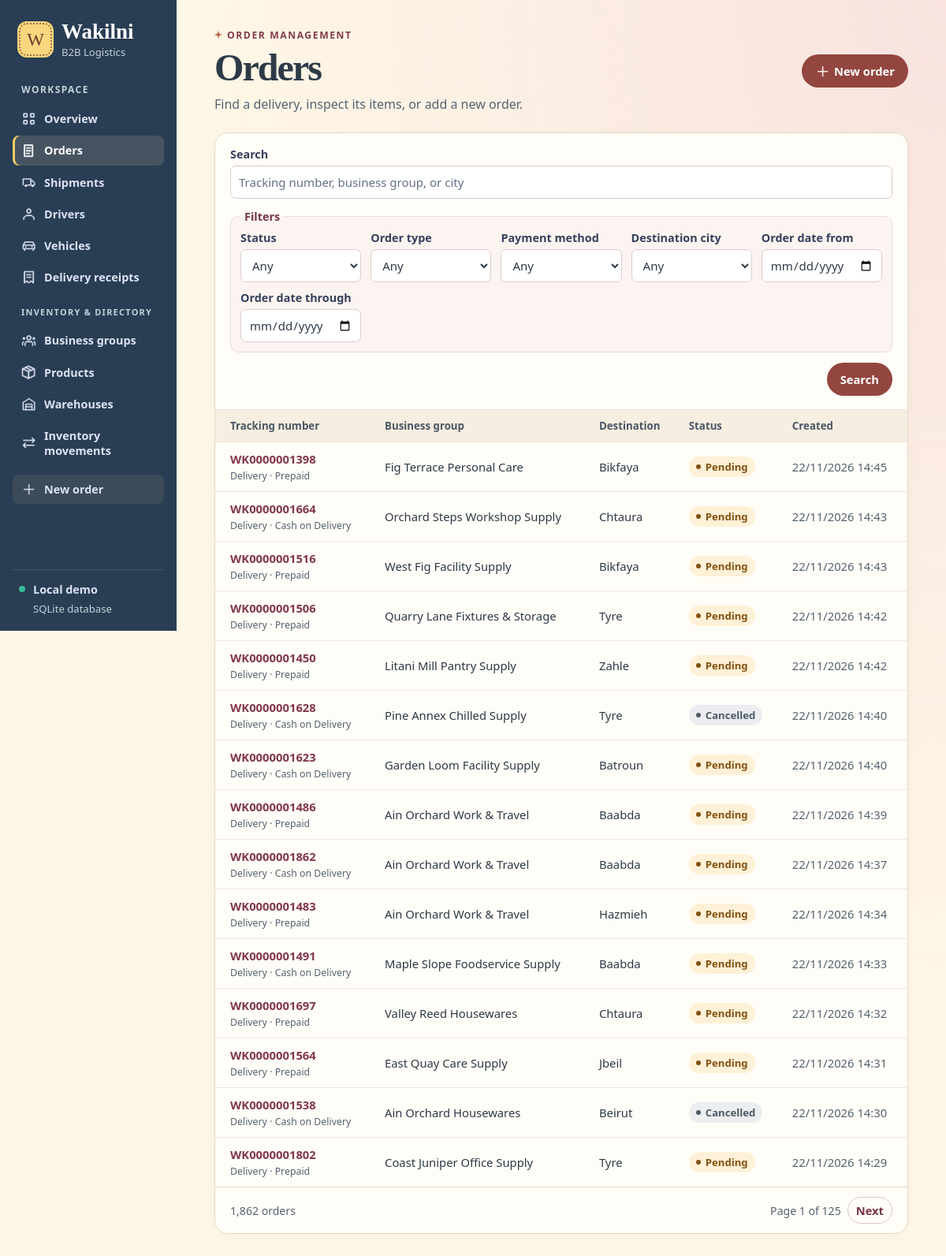
The page /orders on the database its author committed.
### tables this page shows
CREATE TABLE "Order" (
    "orderID" TEXT NOT NULL CHECK (length(orderID) BETWEEN 1 AND 8 AND orderID GLOB 'OR[0-9][0-9][0-9][0-9][0-9][0-9]' AND length(orderID) = 8),
    "orderDescription" TEXT CHECK (length(orderDescription) BETWEEN 1 AND 255),
    "orderCreationSite" TEXT NOT NULL CHECK (orderCreationSite IN ('Website', 'Mobile App', 'Dashboard', 'API')),
    "orderTrackingNumber" TEXT NOT NULL CHECK (length(orderTrackingNumber) BETWEEN 1 AND 12 AND orderTrackingNumber GLOB 'WK[0-9][0-9][0-9][0-9][0-9][0-9][0-9][0-9][0-9][0-9]' AND length(orderTrackingNumber) = 12),
    "orderDateAndTime" TEXT NOT NULL CHECK (strftime('%d/%m/%Y %H:%M', substr(orderDateAndTime, 7, 4) || '-' || substr(orderDateAndTime, 4, 2) || '-' || substr(orderDateAndTime, 1, 2) || substr(orderDateAndTime, 11), '+0 minutes') IS orderDateAndTime),
    "requestedDeliveryDateAndTime" TEXT CHECK (strftime('%d/%m/%Y %H:%M', substr(requestedDeliveryDateAndTime, 7, 4) || '-' || substr(requestedDeliveryDateAndTime, 4, 2) || '-' || substr(requestedDeliveryDateAndTime, 1, 2) || substr(requestedDeliveryDateAndTime, 11), '+0 minutes') IS requestedDeliveryDateAndTime),
    "length" REAL CHECK (length BETWEEN 0.01 AND 9999.99 AND length = round(length, 2)) CHECK (typeof(length) IN ('integer', 'real', 'null')),
    "width" REAL CHECK (width BETWEEN 0.01 AND 9999.99 AND width = round(width, 2)) CHECK (typeof(width) IN ('integer', 'real', 'null')),
    "height" REAL CHECK (height BETWEEN 0.01 AND 9999.99 AND height = round(height, 2)) CHECK (typeof(height) IN ('integer', 'real', 'null')),
    "deliveryFee" REAL NOT NULL CHECK (deliveryFee BETWEEN 0 AND 999.99 AND deliveryFee = round(deliveryFee, 2)) CHECK (typeof(deliveryFee) IN ('integer', 'real', 'null')),
    "status" TEXT NOT NULL CHECK (status IN ('Pending', 'Picked Up', 'In Transit', 'Delivered', 'Returned', 'Cancelled')),
    "orderPaymentMethod" TEXT NOT NULL CHECK (orderPaymentMethod IN ('Cash on Delivery', 'Card', 'Prepaid')),
    "orderType" TEXT NOT NULL CHECK (orderType IN ('Delivery', 'Return', 'Exchange')),
    "businesslocationID" TEXT NOT NULL CHECK (length(businesslocationID) BETWEEN 1 AND 7 AND businesslocationID GLOB 'BL[0-9][0-9][0-9][0-9][0-9]' AND length(businesslocationID) = 7),
    PRIMARY KEY (orderID),
    FOREIGN KEY (businesslocationID) REFERENCES "Business Location" (businesslocationID),
    UNIQUE (orderTrackingNumber),
    CHECK ((substr(requestedDeliveryDateAndTime, 7, 4) || '-' || substr(requestedDeliveryDateAndTime, 4, 2) || '-' || substr(requestedDeliveryDateAndTime, 1, 2) || substr(requestedDeliveryDateAndTime, 11)) >= (substr(orderDateAndTime, 7, 4) || '-' || substr(orderDateAndTime, 4, 2) || '-' || substr(orderDateAndTime, 1, 2) || substr(orderDateAndTime, 11))),
    CHECK ((length IS NULL) = (width IS NULL) AND (width IS NULL) = (height IS NULL))
);

CREATE TABLE "Business Group" (
    "businessgroupID" TEXT NOT NULL CHECK (length(businessgroupID) BETWEEN 1 AND 6 AND businessgroupID GLOB 'BG[0-9][0-9][0-9][0-9]' AND length(businessgroupID) = 6),
    "businessgroupName" TEXT NOT NULL CHECK (length(businessgroupName) BETWEEN 1 AND 50),
    "businessgroupWebsite" TEXT CHECK (length(businessgroupWebsite) BETWEEN 1 AND 100),
    "payoutFrequency" TEXT NOT NULL CHECK (payoutFrequency IN ('Daily', 'Weekly', 'Bi-Weekly', 'Monthly')),
    "operationalStatusWithWakilni" TEXT NOT NULL CHECK (operationalStatusWithWakilni IN ('Active', 'Inactive', 'Suspended')),
    PRIMARY KEY (businessgroupID),
    UNIQUE (businessgroupWebsite)
);

CREATE TABLE "PostalCode" (
    "addressPostalCode" TEXT NOT NULL CHECK (length(addressPostalCode) BETWEEN 1 AND 9 AND addressPostalCode GLOB '[0-9][0-9][0-9][0-9] [0-9][0-9][0-9][0-9]' AND length(addressPostalCode) = 9),
    "addressCity" TEXT NOT NULL CHECK (length(addressCity) BETWEEN 1 AND 30),
    PRIMARY KEY (addressPostalCode),
    FOREIGN KEY (addressCity) REFERENCES City (addressCity)
);

### app.py (the view)
@app.get("/orders")
def orders():
    context = list_page(
        ORDERS_FIELDS, ORDERS_FROM,
        ("o.orderTrackingNumber", "o.orderID", "b.businessgroupName", "p.addressCity"),
        f"{date_key('o.orderDateAndTime')} DESC, o.orderID DESC",
        (
            ("status", "Status", "o.status = ?", ORDER_STATES),
            ("order_type", "Order type", "o.orderType = ?", ORDER_TYPES),
            ("payment", "Payment method", "o.orderPaymentMethod = ?", PAYMENT_METHODS),
            ("city", "Destination city", "p.addressCity = ?",
             lookup_choices("SELECT addressCity, addressCity FROM City ORDER BY addressCity")),
            *date_filters("o.orderDateAndTime", "Order date"),
        ),
    )
    return render_template("orders.html", **context)

### app.py (called while the page is built, shortened)
@app.before_request
def protect_online_demo():
    password = app.config["DEMO_PASSWORD"]
    if app.config["RENDER_HOSTED"] and len(password) < 12:
        return Response("Set a demo password of at least 12 characters before opening the online site.\n", 503)
    if not password or request.endpoint == "health":
        return None

def db():
    if "db" not in g:
        path = Path(app.config["DATABASE"]).resolve()
        g.db = sqlite3.connect(path.as_uri() + "?mode=rw", uri=True, timeout=5)
        g.db.row_factory = sqlite3.Row
        g.db.execute("PRAGMA foreign_keys = ON")
    return g.db

@app.template_filter("number")
def number(value):
    return f"{value:,}"

def date_key(column):
    return f"substr({column}, 7, 4) || substr({column}, 4, 2) || substr({column}, 1, 2) || substr({column}, 11)"

def date_filters(column, caption):
    day = f"substr(({date_key(column)}), 1, 8)"
    return (
        ("from_date", f"{caption} from", f"{day} >= ?", None),
        ("to_date", f"{caption} through", f"{day} <= ?", None),
    )

def lookup_choices(sql):
    return [tuple(row) for row in db().execute(sql)]

### templates/orders.html (shortened to what this page needs)
{% extends "base.html" %}
{% from "components.html" import filters, order_table, pagination %}
{% block content %}
<header class="page-head">
  <div><p class="eyebrow">ORDER MANAGEMENT</p><h1>Orders</h1><p class="subtitle">Find a delivery, inspect its items, or add a new order.</p></div>
  <a class="button primary" href="{{ url_for('order_new') }}"><span class="icon icon-plus" aria-hidden="true"></span> New order</a>
</header>
<section class="panel">
  {{ filters('orders', 'Tracking number, business group, or city', q, filter_controls, clear_args, has_filters) }}
  {% if rows %}{{ order_table(rows, true) }}{% else %}<p class="empty">No orders match your search.</p>{% endif %}
  {{ pagination('orders', page, pages, total, 'order', page_args) }}
</section>
{% endblock %}

### templates/components.html (shortened to what this page needs)
{% macro badge(value) %}<span class="badge state-{{ value|lower|replace(' ', '-') }}">{{ value }}</span>{% endmacro %}
{% macro order_table(rows, show_order_details=false) %}
  <div class="table-wrap">
    <table>
      <thead><tr><th scope="col">Tracking number</th><th scope="col">Business group</th><th scope="col">Destination</th><th scope="col">Status</th><th scope="col">Created</th></tr></thead>
      <tbody>
        {% for row in rows %}
        <tr>
          <td><a class="record" href="{{ url_for('order_detail', order_id=row.orderID) }}">{{ row.orderTrackingNumber }}</a>{% if show_order_details %}<small class="cell-secondary">{{ row.orderType }} · {{ row.orderPaymentMethod }}</small>{% endif %}</td>
          <td>{{ row.businessgroupName }}</td><td>{{ row.addressCity or '—' }}</td>
          <td>{{ badge(row.status) }}</td><td class="date">{{ row.orderDateAndTime }}</td>
        </tr>
        {% endfor %}
      </tbody>
    </table>
  </div>
{% endmacro %}
{% macro filters(endpoint, placeholder, q, controls, clear_args, has_filters) %}
<form class="directory-filters" method="get" action="{{ url_for(endpoint) }}">
  <div><label for="directory-query">Search</label><input id="directory-query" type="search" name="q" value="{{ q }}" maxlength="100" placeholder="{{ placeholder }}"></div>
  <fieldset class="filter-controls">
    <legend>Filters</legend>
    <div class="filter-grid">
    {% for control in controls %}
      <div>
        <label for="filter-{{ control.name }}">{{ control.label }}</label>
        {% if control.options is none %}
        <input id="filter-{{ control.name }}" type="date" name="{{ control.name }}" value="{{ control.value }}">
        {% else %}
        <select id="filter-{{ control.name }}" name="{{ control.name }}">
          <option value="">Any</option>
        </select>
        {% endif %}
      </div>
    {% endfor %}
    </div>
  </fieldset>
  <div class="filter-actions">
    <button class="button primary" type="submit">Search</button>
  </div>
</form>
{% endmacro %}
{% macro pagination(endpoint, page, pages, total, noun, page_args) %}
  <div class="list-footer">
    <span>{{ total|number }} {{ noun }}{% if total != 1 %}s{% endif %}</span>
    {% if pages > 1 %}
    <nav aria-label="Results pages" class="pages">
      <span>Page {{ page }} of {{ pages }}</span>
      {% if page < pages %}<a class="button secondary small" href="{{ url_for(endpoint, page=page+1, **page_args) }}">Next</a>{% endif %}
    </nav>
    {% endif %}
  </div>
{% endmacro %}

### static/style.css (style rules this page uses)
:root { font-family: "Segoe UI", system-ui, sans-serif; color: #2d3a47; background: #fff7e6; --navy: #293e54; --indigo: #93463f; --muted: #546371; --line: #e6d8c5; --surface: #fffdf7; --display: "Playfair Display", Georgia, serif; --script: "Pacifico", "Segoe Print", cursive; font-synthesis: none; }
* { box-sizing: border-box; }
body { margin: 0; min-height: 100vh; display: grid; grid-template-columns: 224px minmax(0, 1fr); background: radial-gradient(ellipse at 100% 0, #f8e3df, transparent 56%), #fff7e6; }
a { color: inherit; }
.page-head { display: flex; justify-content: space-between; gap: 18px; align-items: center; margin-bottom: 24px; }
.eyebrow { font-size: .76rem; font-weight: 750; letter-spacing: .13em; color: #823c4c; margin: 0 0 8px; }
.page-head:not(.hero) .eyebrow::before { content: ""; display: inline-block; width: 10px; height: 10px; margin-right: 6px; background: #ba684a; clip-path: polygon(50% 0, 62% 36%, 100% 50%, 62% 63%, 50% 100%, 37% 63%, 0 50%, 37% 36%); }
h1, h2, p { margin-top: 0; }
h1 { margin-bottom: 9px; font-family: var(--display); font-weight: 680; font-size: clamp(2.18rem, 4vw, 3.2rem); font-variant-numeric: lining-nums; letter-spacing: -.04em; line-height: 1.06; overflow-wrap: anywhere; }
.subtitle, .panel-head p { color: var(--muted); margin: 0; line-height: 1.45; }
.button { min-height: 42px; display: inline-flex; align-items: center; justify-content: center; gap: 5px; padding: 9px 16px; border: 1px solid transparent; border-radius: 999px; text-decoration: none; font: inherit; font-size: .92rem; font-weight: 700; cursor: pointer; white-space: nowrap; }
.primary { background: var(--indigo); color: white; }
.secondary { background: #fffdfa; border-color: #dec6cb; color: #783648; }
.small { min-height: 34px; padding: 5px 10px; }
.metric, .panel { background: var(--surface); border: 1px solid var(--line); border-radius: 17px; box-shadow: 0 4px 14px #623b3609; min-width: 0; }
.text-link, .record, .back { color: #82384a; font-weight: 700; text-underline-offset: 3px; }
.record { text-decoration: none; white-space: nowrap; }
.table-wrap { max-width: 100%; overflow-x: auto; }
table { border-collapse: collapse; width: 100%; font-size: .925rem; text-align: left; }
th { background: #f6eee1; color: #4a5765; font-size: .83rem; font-weight: 700; white-space: nowrap; }
td, th { padding: 11px 14px; border-top: 1px solid #f0e5e0; vertical-align: middle; }
td:first-child, th:first-child { padding-left: 19px; }
.date { white-space: nowrap; color: var(--muted); }
.badge { display: inline-flex; align-items: center; gap: 6px; white-space: nowrap; border-radius: 20px; padding: 4px 9px; background: #e1e8ef; color: #344c61; font-size: .82rem; font-weight: 700; }
.badge::before { content: ""; width: 6px; height: 6px; border-radius: 50%; background: currentColor; }
.state-pending, .state-planned { color: #825010; background: #fff1d7; }
.state-cancelled, .state-skipped, .state-inactive { color: #4d5a65; background: #ebedf0; }
.directory-filters { padding: 17px 19px; display: grid; gap: 13px; }
.filter-controls { margin: 0; padding: 8px 12px 12px; border: 1px solid #eadbd8; border-radius: 10px; min-width: 0; background: #fbf4f0; }
.filter-controls legend { padding: 0 5px; color: #783648; font-size: .9rem; font-weight: 750; }
.filter-grid { display: grid; grid-template-columns: repeat(auto-fit, minmax(min(100%, 148px), 1fr)); gap: 10px 12px; }
.filter-grid > div { min-width: 0; }
.filter-actions { display: flex; justify-content: flex-end; flex-wrap: wrap; gap: 8px; }
label { font-weight: 650; font-size: .9rem; color: #35415d; min-width: 0; display: block; }
input:not([type=hidden]), select, textarea { display: block; width: 100%; min-height: 42px; margin: 5px 0 0; padding: 8px 10px; border-radius: 7px; border: 1px solid #dccccc; background: #fff; color: #2d3a47; font: inherit; font-weight: 400; font-size: .94rem; }
input::placeholder, textarea::placeholder { color: #626f86; }
.list-footer { border-top: 1px solid var(--line); padding: 12px 19px; display: flex; justify-content: space-between; align-items: center; gap: 10px; color: var(--muted); font-size: .88rem; }
.pages { display: flex; align-items: center; gap: 8px; }
.icon { width: 1.2rem; height: 1.2rem; flex: none; display: inline-block; vertical-align: -.23em; background: currentColor; mask: var(--icon) center / contain no-repeat; }
.icon-plus { --icon: url("icons/plus.png"); }
.cell-secondary { display: block; color: var(--muted); margin-top: 3px; }

### rows shown on the page
Order: orderTrackingNumber "WK0000001398", orderType "Delivery", orderPaymentMethod "Prepaid", businessgroupName "Fig Terrace Personal Care", addressCity "Bikfaya", status "Pending", orderDateAndTime "22/11/2026 14:45"
Order: orderTrackingNumber "WK0000001664", orderType "Delivery", orderPaymentMethod "Cash on Delivery", businessgroupName "Orchard Steps Workshop Supply", addressCity "Chtaura", status "Pending", orderDateAndTime "22/11/2026 14:43"
Order: orderTrackingNumber "WK0000001516", orderType "Delivery", orderPaymentMethod "Prepaid", businessgroupName "West Fig Facility Supply", addressCity "Bikfaya", status "Pending", orderDateAndTime "22/11/2026 14:43"
Order: orderTrackingNumber "WK0000001506", orderType "Delivery", orderPaymentMethod "Prepaid", businessgroupName "Quarry Lane Fixtures & Storage", addressCity "Tyre", status "Pending", orderDateAndTime "22/11/2026 14:42"
Order: orderTrackingNumber "WK0000001450", orderType "Delivery", orderPaymentMethod "Prepaid", businessgroupName "Litani Mill Pantry Supply", addressCity "Zahle", status "Pending", orderDateAndTime "22/11/2026 14:42"
Order: orderTrackingNumber "WK0000001628", orderType "Delivery", orderPaymentMethod "Cash on Delivery", businessgroupName "Pine Annex Chilled Supply", addressCity "Tyre", status "Cancelled", orderDateAndTime "22/11/2026 14:40"
Order: orderTrackingNumber "WK0000001623", orderType "Delivery", orderPaymentMethod "Cash on Delivery", businessgroupName "Garden Loom Facility Supply", addressCity "Batroun", status "Pending", orderDateAndTime "22/11/2026 14:40"
Order: orderTrackingNumber "WK0000001486", orderType "Delivery", orderPaymentMethod "Prepaid", businessgroupName "Ain Orchard Work & Travel", addressCity "Baabda", status "Pending", orderDateAndTime "22/11/2026 14:39"
Order: orderTrackingNumber "WK0000001862", orderType "Delivery", orderPaymentMethod "Cash on Delivery", businessgroupName "Ain Orchard Work & Travel", addressCity "Baabda", status "Pending", orderDateAndTime "22/11/2026 14:37"
Order: orderTrackingNumber "WK0000001483", orderType "Delivery", orderPaymentMethod "Prepaid", businessgroupName "Ain Orchard Work & Travel", addressCity "Hazmieh", status "Pending", orderDateAndTime "22/11/2026 14:34"
Order: orderTrackingNumber "WK0000001491", orderType "Delivery", orderPaymentMethod "Cash on Delivery", businessgroupName "Maple Slope Foodservice Supply", addressCity "Baabda", status "Pending", orderDateAndTime "22/11/2026 14:33"
Order: orderTrackingNumber "WK0000001697", orderType "Delivery", orderPaymentMethod "Prepaid", businessgroupName "Valley Reed Housewares", addressCity "Chtaura", status "Pending", orderDateAndTime "22/11/2026 14:32"
Order: orderTrackingNumber "WK0000001564", orderType "Delivery", orderPaymentMethod "Prepaid", businessgroupName "East Quay Care Supply", addressCity "Jbeil", status "Pending", orderDateAndTime "22/11/2026 14:31"
Order: orderTrackingNumber "WK0000001538", orderType "Delivery", orderPaymentMethod "Cash on Delivery", businessgroupName "Ain Orchard Housewares", addressCity "Beirut", status "Cancelled", orderDateAndTime "22/11/2026 14:30"
Order: orderTrackingNumber "WK0000001802", orderType "Delivery", orderPaymentMethod "Prepaid", businessgroupName "Coast Juniper Office Supply", addressCity "Tyre", status "Pending", orderDateAndTime "22/11/2026 14:29"

### other values the page prints
{{ 'Online class demo' if config.RENDER_HOSTED else 'Local demo' }} "Local demo"
{{ control.label }} "Status" "Order type" "Payment method" "Destination city" "Order date from" "Order date through"
{{ total|number }} "1,862"
{{ noun }} "order"
{{ page }} "1"
{{ pages }} "125"
